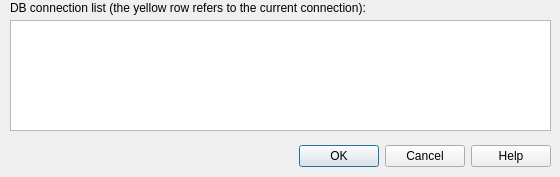
<?xml version="1.0" encoding="UTF-8"?>
<ui version="4.0">
 <class>dbconnection_list_dialog</class>
 <widget class="QDialog" name="dbconnection_list_dialog">
  <property name="geometry">
   <rect>
    <x>0</x>
    <y>0</y>
    <width>560</width>
    <height>177</height>
   </rect>
  </property>
  <property name="windowTitle">
   <string>URMHS - Select a DB connection</string>
  </property>
  <widget class="QDialogButtonBox" name="buttonBox">
   <property name="geometry">
    <rect>
     <x>10</x>
     <y>140</y>
     <width>541</width>
     <height>32</height>
    </rect>
   </property>
   <property name="orientation">
    <enum>Qt::Horizontal</enum>
   </property>
   <property name="standardButtons">
    <set>QDialogButtonBox::Cancel|QDialogButtonBox::Help|QDialogButtonBox::Ok</set>
   </property>
  </widget>
  <widget class="QLabel" name="label">
   <property name="geometry">
    <rect>
     <x>10</x>
     <y>0</y>
     <width>361</width>
     <height>16</height>
    </rect>
   </property>
   <property name="text">
    <string>DB connection list (the yellow row refers to the current connection):</string>
   </property>
  </widget>
  <widget class="QTableWidget" name="dbconnection_list">
   <property name="geometry">
    <rect>
     <x>10</x>
     <y>20</y>
     <width>541</width>
     <height>111</height>
    </rect>
   </property>
  </widget>
 </widget>
 <resources/>
 <connections>
  <connection>
   <sender>buttonBox</sender>
   <signal>accepted()</signal>
   <receiver>dbconnection_list_dialog</receiver>
   <slot>accept()</slot>
   <hints>
    <hint type="sourcelabel">
     <x>228</x>
     <y>154</y>
    </hint>
    <hint type="destinationlabel">
     <x>157</x>
     <y>176</y>
    </hint>
   </hints>
  </connection>
  <connection>
   <sender>buttonBox</sender>
   <signal>rejected()</signal>
   <receiver>dbconnection_list_dialog</receiver>
   <slot>reject()</slot>
   <hints>
    <hint type="sourcelabel">
     <x>296</x>
     <y>160</y>
    </hint>
    <hint type="destinationlabel">
     <x>286</x>
     <y>176</y>
    </hint>
   </hints>
  </connection>
  <connection>
   <sender>buttonBox</sender>
   <signal>helpRequested()</signal>
   <receiver>dbconnection_list_dialog</receiver>
   <slot>onHelpButton()</slot>
   <hints>
    <hint type="sourcelabel">
     <x>280</x>
     <y>155</y>
    </hint>
    <hint type="destinationlabel">
     <x>279</x>
     <y>88</y>
    </hint>
   </hints>
  </connection>
 </connections>
 <slots>
  <slot>onHelpButton()</slot>
 </slots>
</ui>
